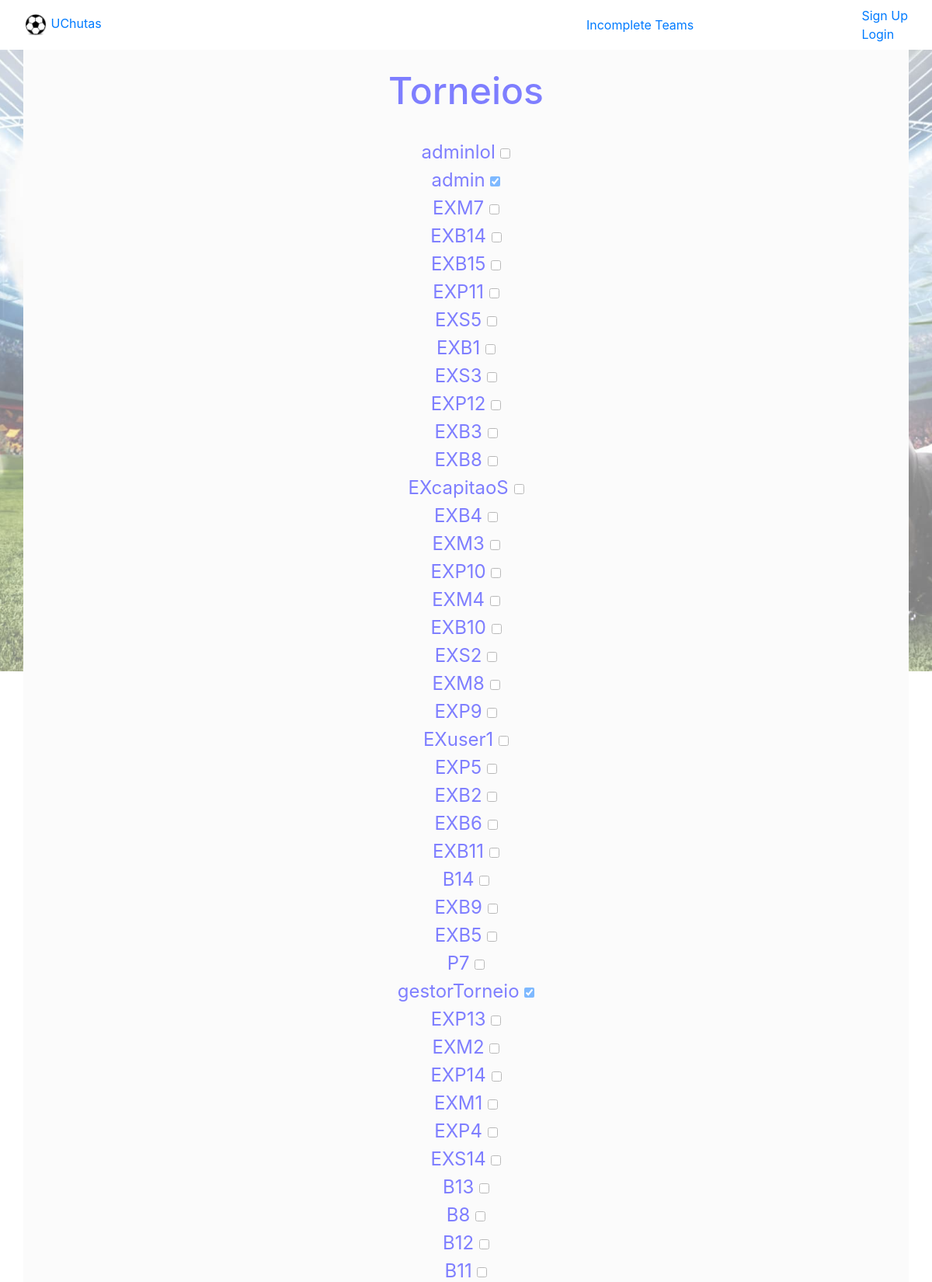
/permissoes/ (upper part), run on the app's committed database.
### bd/models.py (models this page shows)
class Profile(AbstractUser):
    cc = models.IntegerField(blank=False, primary_key=True)
    contacto = models.IntegerField(blank=False, default='0')
    admin = models.BooleanField(default=False)
    estado = models.BooleanField(default=True)  #confirmed ou nao
    gestor_torneio = models.BooleanField(default=False)

### bd/views.py (the view)
# urls.py: path('permissoes/', views.users_view, name='bd-permissoes'),
def users_view(request):
    data = Profile.objects.all()
    user = {
        "user_numero": data
    }
    return render(request, 'permissoes.html', user)

### bd/templates/permissoes.html (shortened to what this page needs)
{% extends 'base.html' %}
{% block content %}
    <div class="container" style="background: #f8f8f8" align="center">
        <font color="blue">
            <br>
            <h2><font size="25">Torneios</font></h2>
            <br>
            <font size="5">
            <form method="post">
                {% for user2 in user_numero %}
                    {% if not user2.gestor_torneio and user2.pk != user.pk %}
                        {{ user2.username }}
                        <input type="checkbox"  name = "{{ user2.pk }}0" value ="{{ user2.pk }} " />
                        <br>
                    {% endif %}
                    {% if user2.gestor_torneio and user2.pk != user.pk %}
                        {{ user2.username }}
                        <input type="checkbox"  name = "{{ user2.pk }}02" value ="{{ user2.pk }} " checked/>
                        <br>
                    {% endif %}
                {% endfor %}
            </form>
            </font>
            <br>
        </font>
    </div>
{% endblock %}

### bd/static/css/style.css (style rules this page uses)
body, html { height: 100%; }

### data on the page
Profile: username "adminlol"
Profile: username "admin"
Profile: username "EXM7"
Profile: username "EXB14"
Profile: username "EXB15"
Profile: username "EXP11"
Profile: username "EXS5"
Profile: username "EXB1"
Profile: username "EXS3"
Profile: username "EXP12"
Profile: username "EXB3"
Profile: username "EXB8"
Profile: username "EXcapitaoS"
Profile: username "EXB4"
Profile: username "EXM3"
Profile: username "EXP10"
Profile: username "EXM4"
Profile: username "EXB10"
Profile: username "EXS2"
Profile: username "EXM8"
Profile: username "EXP9"
Profile: username "EXuser1"
Profile: username "EXP5"
Profile: username "EXB2"
Profile: username "EXB6"
Profile: username "EXB11"
Profile: username "B14"
Profile: username "EXB9"
Profile: username "EXB5"
Profile: username "P7"
Profile: username "gestorTorneio"
Profile: username "EXP13"
Profile: username "EXM2"
Profile: username "EXP14"
Profile: username "EXM1"
Profile: username "EXP4"
Profile: username "EXS14"
Profile: username "B13"
Profile: username "B8"
Profile: username "B12"
Profile: username "B11"
